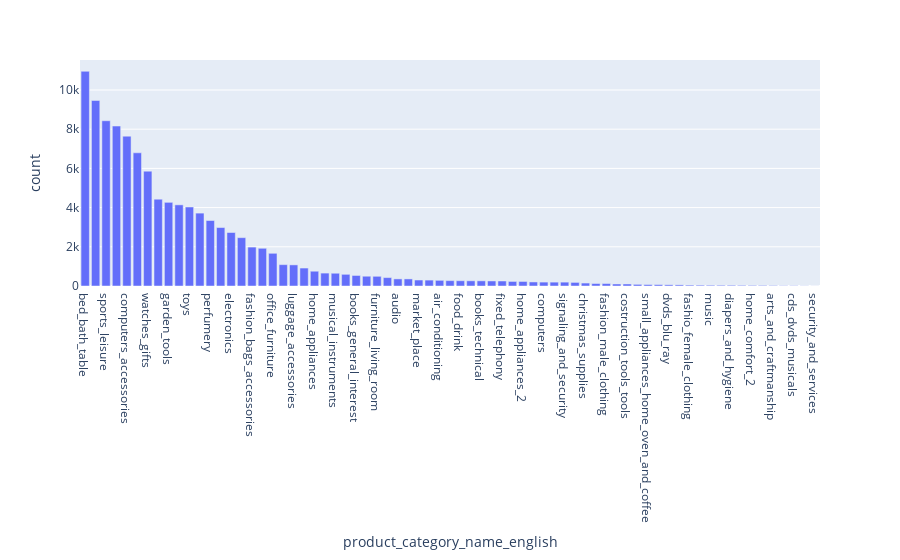

This figure's notebook cell:
### Code cell
# bar chart for all product items selling number
fig = px.bar(top_products,x='product_category_name_english', y='count')
fig.show()

### Figure 1 — Plotly figure (JSON) as saved in the notebook; plotly's stock layout.template omitted (floating-point values rounded to 4 significant figures)
{"data": [{"alignmentgroup": "True", "hovertemplate": "product_category_name_english=%{x}<br>count=%{y}<extra></extra>", "legendgroup": "", "marker": {"color": "#636efa", "pattern": {"shape": ""}}, "name": "", "offsetgroup": "", "orientation": "v", "showlegend": false, "textposition": "auto", "type": "bar", "x": ["bed_bath_table", "health_beauty", "sports_leisure", "furniture_decor", "computers_accessories", "housewares", "watches_gifts", "telephony", "garden_tools", "auto", "toys", "cool_stuff", "perfumery", "baby", "electronics", "stationery", "fashion_bags_accessories", "pet_shop", "office_furniture", "consoles_games", "luggage_accessories", "construction_tools_construction", "home_appliances", "small_appliances", "musical_instruments", "home_construction", "books_general_interest", "food", "furniture_living_room", "home_confort", "audio", "drinks", "market_place", "construction_tools_lights", "air_conditioning", "kitchen_dining_laundry_garden_furniture", "food_drink", "industry_commerce_and_business", "books_technical", "fashion_shoes", "fixed_telephony", "costruction_tools_garden", "home_appliances_2", "agro_industry_and_commerce", "computers", "art", "signaling_and_security", "construction_tools_safety", "christmas_supplies", "fashion_underwear_beach", "fashion_male_clothing", "furniture_bedroom", "costruction_tools_tools", "tablets_printing_image", "small_appliances_home_oven_and_coffee", "cine_photo", "dvds_blu_ray", "books_imported", "fashio_female_clothing", "party_supplies", "music", "furniture_mattress_and_upholstery", "diapers_and_hygiene", "flowers", "home_comfort_2", "fashion_sport", "arts_and_craftmanship", "la_cuisine", "cds_dvds_musicals", "fashion_childrens_clothes", "security_and_services"], "xaxis": "x", "y": [10953, 9465, 8431, 8160, 7644, 6795, 5859, 4430, 4268, 4140, 4030, 3718, 3340, 2982, 2729, 2466, 1985, 1924, 1668, 1089, 1077, 916, 754, 658, 651, 596, 537, 499, 495, 429, 362, 361, 305, 301, 289, 274, 269, 265, 263, 257, 255, 232, 231, 206, 199, 197, 197, 183, 150, 127, 125, 103, 103, 83, 73, 70, 61, 57, 45, 42, 38, 37, 37, 33, 30, 29, 24, 14, 14, 7, 2], "yaxis": "y"}], "layout": {"autosize": true, "barmode": "relative", "legend": {"tracegroupgap": 0}, "margin": {"t": 60}, "xaxis": {"anchor": "y", "autorange": true, "domain": [0, 1], "range": [-0.5, 70.5], "title": {"text": "product_category_name_english"}, "type": "category"}, "yaxis": {"anchor": "x", "autorange": true, "domain": [0, 1], "range": [0, 11530.0], "title": {"text": "count"}, "type": "linear"}}}
